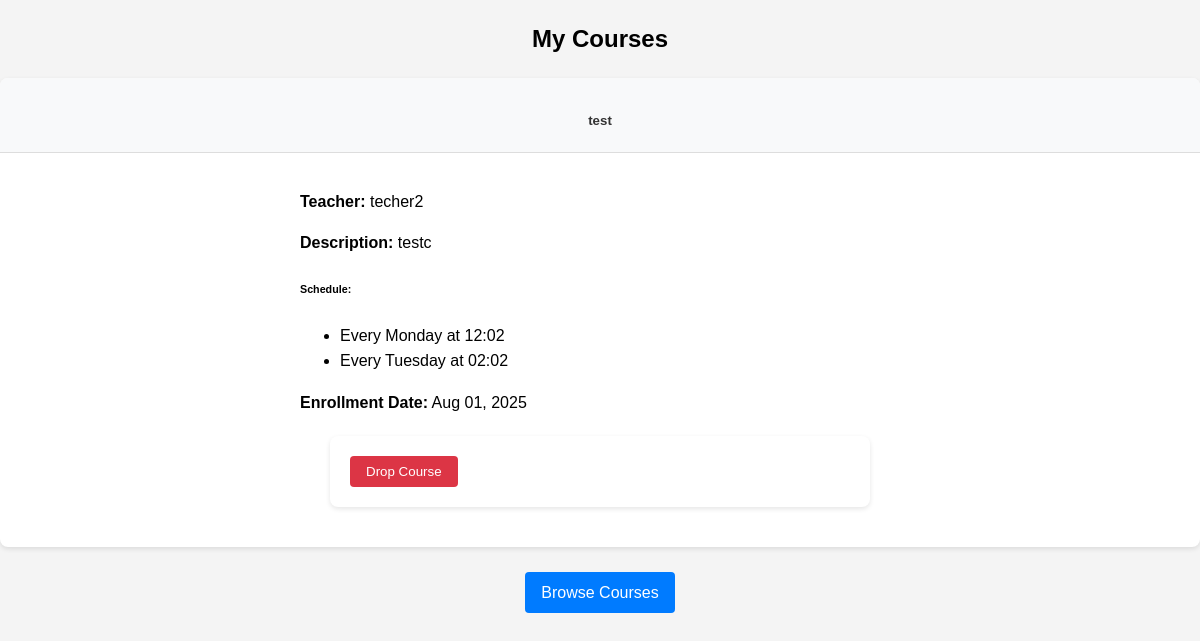
The app's page /my-courses/ (signed in) with its own data.
### student/models.py (models this page shows, shortened)
class Enrollment(models.Model):
    student = models.ForeignKey(
        settings.AUTH_USER_MODEL,
        on_delete=models.CASCADE,
        related_name='enrollments'
    )
    course = models.ForeignKey(
        Course,
        on_delete=models.CASCADE,
        related_name='enrollments'
    )
    enrollment_date = models.DateTimeField(auto_now_add=True)
    status = models.CharField(
        max_length=20,
        choices=[
            ('enrolled', 'Enrolled'),
            ('completed', 'Completed'),
            ('dropped', 'Dropped'),
        ],
        default='enrolled'
    )
    class Meta:
        unique_together = ['student', 'course']

### course/models.py (models this page shows, shortened)
class Course(models.Model):
    title = models.CharField(max_length=200)
    description = models.TextField()
    content = models.TextField(help_text="Detailed course content and materials")
    teacher = models.ForeignKey(
        settings.AUTH_USER_MODEL,
        on_delete=models.CASCADE,
        limit_choices_to={'is_teacher': True},
    )
    capacity = models.PositiveIntegerField()
    pre_requisites = models.TextField(blank=True, null=True)
    created_at = models.DateTimeField(auto_now_add=True)
    price = models.DecimalField(
        max_digits=10,
        decimal_places=2,
        default=Decimal('0.00'),
        help_text="Course price in USD"
    )

class Schedule(models.Model):
    WEEKDAY_CHOICES = [
        (0, 'Monday'),
        (1, 'Tuesday'),
        (2, 'Wednesday'),
        (3, 'Thursday'),
        (4, 'Friday'),
        (5, 'Saturday'),
        (6, 'Sunday'),
    ]
    SCHEDULE_TYPE_CHOICES = [
        ('date', 'Specific Date'),
        ('weekday', 'Weekly Schedule'),
    ]
    course = models.ForeignKey('Course', on_delete=models.CASCADE, related_name='schedules')
    schedule_type = models.CharField(
        max_length=7,
        choices=SCHEDULE_TYPE_CHOICES,
        default='date'
    )
    specific_date = models.DateField(null=True, blank=True)
    weekday = models.IntegerField(choices=WEEKDAY_CHOICES, null=True, blank=True)
    time = models.TimeField()
    def get_schedule_display(self):
        if self.schedule_type == 'date':
            if self.specific_date:
                return f"On {self.specific_date.strftime('%Y-%m-%d')} at {self.time.strftime('%H:%M')}"
            return "Date not set"
        elif self.schedule_type == 'weekday':
            if self.weekday is not None:
                return f"Every {self.get_weekday_display()} at {self.time.strftime('%H:%M')}"
            return "Weekday not set"
        return "No schedule set"
    def get_weekday_display(self):
        for value, display in self.WEEKDAY_CHOICES:
            if self.weekday == value:
                return display
        return "Unknown"

### portal/models.py (models this page shows)
class User(AbstractUser):
    is_teacher = models.BooleanField(default=False)
    is_admin = models.BooleanField(default=False)
    groups = models.ManyToManyField(
        'auth.Group',
        related_name='portal_user_set',
        blank=True,
        help_text='The groups this user belongs to.',
        verbose_name='groups'
    )
    user_permissions = models.ManyToManyField(
        'auth.Permission',
        related_name='portal_user_set',
        blank=True,
        help_text='Specific permissions for this user.',
        verbose_name='user permissions'
    )

### student/views.py (the view)
# urls.py: path('my-courses/', views.my_courses, name='my_courses'),
@login_required
def my_courses(request):
    enrollments = Enrollment.objects.filter(
        student=request.user,
        status='enrolled'
    ).select_related('course')
    return render(request, 'student/my_courses.html', {'enrollments': enrollments})

### student/templates/student/my_courses.html (shortened to what this page needs)
{% extends 'base.html' %}
{% block content %}
<div class="container">
    <h2>My Courses</h2>
    {% if enrollments %}
        <div class="row">
        {% for enrollment in enrollments %}
            <div class="col-md-6 mb-4">
                <div class="card">
                    <div class="card-header">
                        <h5 class="card-title mb-0">{{ enrollment.course.title }}</h5>
                    </div>
                    <div class="card-body">
                        <p><strong>Teacher:</strong> {{ enrollment.course.teacher.username }}</p>
                        <p><strong>Description:</strong> {{ enrollment.course.description }}</p>
                        <h6>Schedule:</h6>
                        <ul class="list-group mb-3">
                        {% for schedule in enrollment.course.schedules.all %}
                            <li class="list-group-item">{{ schedule.get_schedule_display }}</li>
                        {% endfor %}
                        </ul>
                        <p><strong>Enrollment Date:</strong> {{ enrollment.enrollment_date|date:"M d, Y" }}</p>
                        <form method="post" action="{% url 'drop_course' enrollment.course.id %}">
                            <button type="submit" class="btn btn-danger">Drop Course</button>
                        </form>
                    </div>
                </div>
            </div>
        {% endfor %}
        </div>
    {% else %}
        <p>You are not enrolled in any courses.</p>
    {% endif %}
    <a href="{% url 'course_list' %}" class="btn btn-primary">Browse Courses</a>
</div>
{% endblock %}

### static/css/style.css (style rules this page uses)
body { font-family: 'Arial', sans-serif; line-height: 1.6; margin: 0; padding: 0; background-color: #f4f4f4; }
.container { text-align: center; max-width: 1200px; width: auto; margin: auto; overflow: hidden; }
.card { background: white; border-radius: 8px; box-shadow: 0 2px 5px rgba(0,0,0,0.1); margin-bottom: 20px; transition: transform 0.3s ease; }
.card-body { padding: 20px; text-align: left; margin: 0 auto; max-width: 600px; }
.card-title { color: #333; margin-bottom: 10px; }
.card-header { background: #f8f9fa; padding: 10px; border-bottom: 1px solid #ddd; border-radius: 8px 8px 0 0; text-align: center; }
.btn { display: inline-block; padding: 8px 16px; border-radius: 4px; border: none; cursor: pointer; transition: background-color 0.3s ease; }
.btn-primary { margin: 5px 10px; padding: 8px 16px; border-radius: 4px; border: none; background-color: #007bff; color: white; text-decoration: none; }
.btn-danger { background-color: #dc3545; color: white; }
form { background: white; padding: 20px; border-radius: 8px; box-shadow: 0 2px 5px rgba(0,0,0,0.1); max-width: 500px; margin: 20px auto; }
.mb-4 { margin-top: 0; text-align: center; }

### records on screen
Enrollment: course "test", course.teacher.username "techer2", course.description "testc", enrollment_date "Aug 01, 2025"
Schedule: schedule "Every Monday at 12:02"
Schedule: schedule "Every Tuesday at 02:02"
